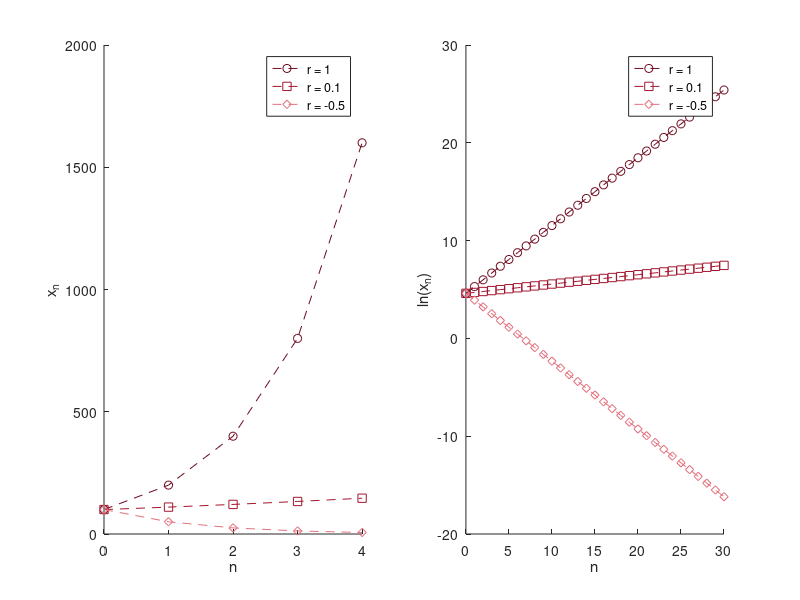

The MATLAB script that drew this image:
% Abb. 1.17: geometrisches Wachstum mit Wachstumsrate r (Buch, Abschnitt 1.3, Gl. 1.24)
% x_{n+1} = (1 + r) x_n mit x_0 = 100; links x_n, rechts ln(x_n)
% (c) 2026 Philipp Kügler · Programm zum Buch „Dynamische Systeme in den Lebenswissenschaften“ · MIT-Lizenz (siehe LICENSE)
x0 = 100; N = 30;
n = 0:N;
rot = [0.43 0.04 0.12; 0.64 0.08 0.18; 0.89 0.44 0.49]; marker = 'osd';
rs = [1 0.1 -0.5];
for i = 1:3
    r = rs(i);
    x = x0 * (1 + r) .^ n;
    subplot(1, 2, 1); hold on
    plot(n(1:5), x(1:5), ['--' marker(i)], 'Color', rot(i, :), 'DisplayName', sprintf('r = %g', r));
    subplot(1, 2, 2); hold on
    plot(n, log(x), ['--' marker(i)], 'Color', rot(i, :), 'DisplayName', sprintf('r = %g', r));
    fprintf('r = %g:  Steigung von ln(x_n) = ln(1 + r) = %.4f\n', r, log(1 + r));
end
subplot(1, 2, 1); hold off; xlabel('n'); ylabel('x_n'); legend('show');
subplot(1, 2, 2); hold off; xlabel('n'); ylabel('ln(x_n)'); legend('show');
